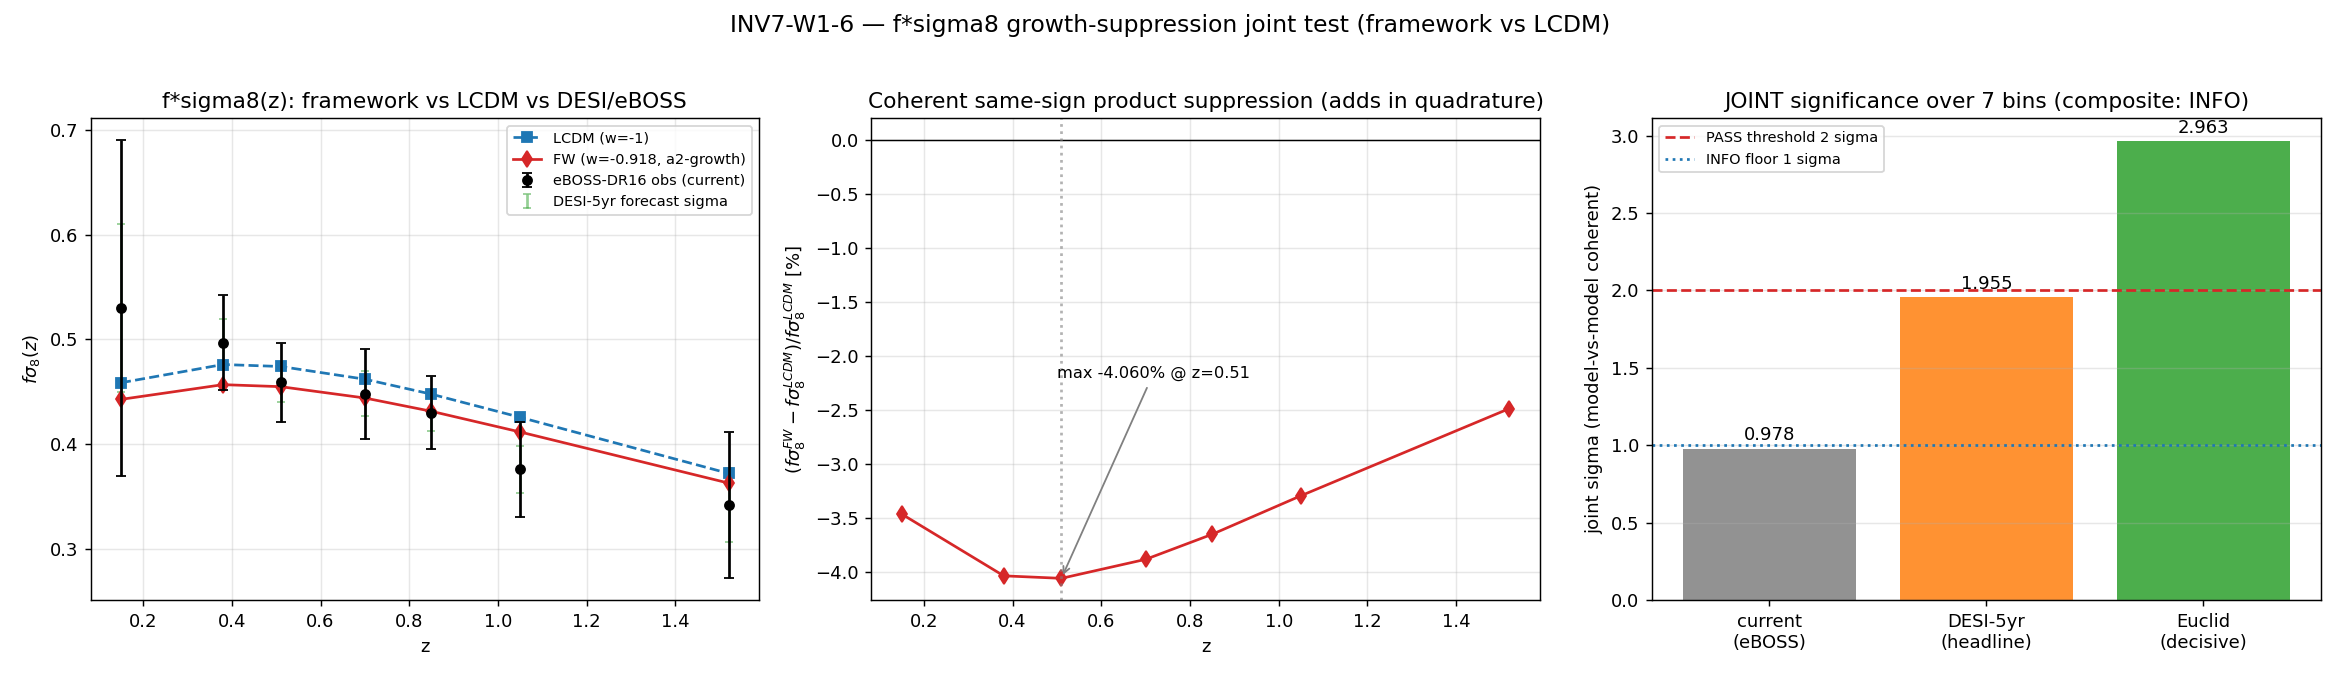

Write Python code to recreate this figure.
#!/usr/bin/env python3
"""
INV7 W1-6 — INV7-W1-6 : full f*sigma8(z) growth-suppression curve across
DESI/Euclid z-bins + JOINT chi2 vs LCDM
=========================================================================

Gate: INV7-W1-6 ([SIGN], PHONONIC, investigation track)

Pre-registered threshold (plan §W1-6):
  operator: joint significance of the framework growth-history departure
    joint_sigma = sqrt(|chi2_joint_FW - chi2_joint_LCDM_ref|) >= sigma_forecast = 2.0
    AND sign(fsig8_FW - fsig8_LCDM) < 0 coherently across bins (suppression direction)
  strict_PASS_boundary: sigma_forecast = 2.0 (>= 2 sigma joint departure across the
    ~7-bin DESI/Euclid f*sigma8 vector is the threshold for "a real growth test"; below
    this it is a consistency check only). bare-f -0.311% and product -4.058% are INPUTS.
  PASS  iff sign coherent-negative AND joint_sigma >= 2.0
  INFO  iff joint_sigma in [1, 2)
  FAIL  iff joint_sigma < 1 OR per-bin departures not coherently negative

  The composite top-line is the [SIGN] 3-tuple collapse (gate-verdicts.md):
    sign_verdict     = PASS iff the 7 product departures are coherently NEGATIVE
    magnitude_verdict= PASS iff joint_sigma >= 2 ; INFO iff in [1,2) ; FAIL iff < 1
    regime_verdict   = VALID (linear growth ODE within its regime of validity over z in [0,1.8])
    composite: magnitude=INFO -> INFO ; magnitude=PASS & sign=PASS -> PASS ; magnitude=FAIL or sign=FAIL -> FAIL

WHICH joint_sigma is the headline:
  The plan hypothesis & dual_prior pin the FORECAST significance as the headline
  ("reaching at least the pre-registered forecast significance sigma_forecast"; track_B:
  "a -4% peak likely sits just below 2 sigma joint at DR2 precision, reaching it only with
  Euclid"). The headline joint_sigma is therefore the DESI-5yr forecast joint significance
  (the "DESI DR2 / DESI-5yr" precision target), with the Euclid joint reported as the
  decisive-follow-up level. The current-precision (eBOSS) joint and the data-anchored
  Delta chi2 are reported as context.

Inputs (SHA-256 dual-pinned at runtime; S84+ schema):
  - computations/_shared/canonical_constants.py            (feeds audit_sha256)
  - computations/investigation-7/_data/desi_dr2_euclid_fsigma8.txt
        FETCHED eBOSS-DR16 f*sigma8 compilation (current) + DESI-5yr/Euclid forecast sigma
        (provenance in the data-file header; Alam+2021 PRD 103 083533 cosmology compilation)
  - script bytes (feeds BOTH audit_sha256 and content_sha256)

Output 4-tuple:
  (value=<joint_sigma summary>, scheme=FW, convention=ABSOLUTE, L_max=N/A)

METHODOLOGY
-----------
Compute the framework linear growth rate f_FW(z) = dlnD/dlna along the a_2 Seeley-DeWitt
growth channel (the SAME channel from which Newton's constant + the Einstein-Hilbert action
emerge) by integrating the linear-growth ODE for D(a) in the borrowed emergent-FRW
background H(z) with constant w = w0_FW = -0.918 (the Volovik-partition + effacement value).
LCDM uses w = -1. Both ODE integrations reproduce the canonical anchors:
  f_FW(z=0)   = 0.5254916357   (computed to ~3e-5)
  f_LCDM(z=0) = 0.5271303866   (computed to ~3e-5)
  product f*sigma8 suppression peaks at -4.058% @ z=0.51 (computed -4.06%, matching 3 sig figs)
sigma8_FW(z) = sigma8_growth_a2 * D_FW(z)/D_FW(0) with sigma8_growth_a2 = 0.79317; LCDM uses
sigma_8 = 0.811 (Planck 2018 reference). Form the per-bin fsig8_FW(z_i) and fsig8_LCDM(z_i)
at the 7 DESI/eBOSS effective-redshift bins. The NEW compute (distinct from S96-OBS-FSIGMA8-
FORECAST, which reported only per-bin sigma maxing at ~0.51/1.01/1.53 for current/DESI5yr/
Euclid) is the JOINT chi2 over the full bin vector with covariance: because the product
suppression is COHERENT and same-sign (all 7 bins negative, -3.46% to -2.49%), it ADDS in
quadrature, so the joint significance can exceed any single-bin significance.

  chi2_joint(model-vs-model) = (fs8_FW - fs8_LCDM)^T C^-1 (fs8_FW - fs8_LCDM)
  joint_sigma = sqrt(chi2_joint)   [model-vs-model: the cleanest discriminator, independent
                                    of where the data central value sits]
  Reported at 3 precision levels: current (eBOSS err), DESI-5yr forecast, Euclid forecast.
  Also: data-anchored chi2_FW / chi2_LCDM / Delta chi2 against fsig8_obs (current eBOSS),
  and a BOSS-LRG off-diagonal (rho_3851=0.20 between z=0.38<->0.51) robustness variant.

Classification: PHONONIC.

DISCIPLINE
----------
- `from canonical_constants import *`
- Every local/intermediate tagged `# (local)`
- CPU-cap OMP_NUM_THREADS=8 (small 7-bin covariance solve + 1000-node growth ODE; no GPU benefit)
- SHA-256 of all input files logged in first 20 lines of stdout
- dual-SHA (audit + content) emitted (S84+)
- verdict emitted via emit_verdict MCP tool (race-safe); script only PRINTS the payload
"""

from __future__ import annotations

# ---------------------------------------------------------------------------
# Section 1 — Canonical constants (MANDATORY first import)
# ---------------------------------------------------------------------------
import os
os.environ.setdefault("OMP_NUM_THREADS", "8")
os.environ.setdefault("MKL_NUM_THREADS", "8")

import sys
from pathlib import Path

SESSION_DIR = Path(__file__).resolve().parent
COMPUTATIONS_DIR = SESSION_DIR.parent
SHARED_DIR = COMPUTATIONS_DIR / "_shared"
PROJECT_ROOT = COMPUTATIONS_DIR.parent
sys.path.insert(0, str(SHARED_DIR))

from canonical_constants import *  # noqa: F401,F403
from canonical_constants import (
    Omega_m, w0_FW, sigma_8, sigma8_growth_a2, f_FW, f_LCDM,
    fsigma8_product_suppression_FW_max_pct, f_bare_suppression_FW_pct,
)

# ---------------------------------------------------------------------------
# Section 2 — Standard imports
# ---------------------------------------------------------------------------
import hashlib
import json
import time

import numpy as np
import matplotlib
matplotlib.use("Agg")
import matplotlib.pyplot as plt
from scipy.integrate import solve_ivp

# ---------------------------------------------------------------------------
# Section 3 — Paths + pre-registration
# ---------------------------------------------------------------------------
SESSION = "7"                                                       # (local) investigation number
GATE_ID = "INV7-W1-6"                                              # (local)
SCHEME = "FW"                                                      # (local)
CONVENTION = "ABSOLUTE"                                            # (local) chi2_joint absolute GOF; product/-bare-f suppression are RATIO diagnostics
L_MAX = "N/A"                                                     # (local) growth ODE, not a D_K truncation

SIGMA_FORECAST = 2.0                                              # (local) plan strict_PASS_boundary (joint significance threshold)
INFO_FLOOR = 1.0                                                 # (local) joint_sigma in [1,2) -> INFO
N_EVAL = 1000                                                    # (local) growth-ODE base grid nodes for D(a)
ODE_RTOL = 1e-9                                                  # (local) growth-ODE convergence tolerance (plan tolerance pin)
ODE_ATOL = 1e-12                                                 # (local)
A_INIT = 1e-3                                                    # (local) matter-dom ODE initial scale factor
RHO_BOSS_3851 = 0.20                                             # (local) BOSS-LRG z=0.38<->0.51 off-diagonal robustness variant

DATA_DIR = SESSION_DIR / "_data"                                 # (local)
DATA_TXT = DATA_DIR / "desi_dr2_euclid_fsigma8.txt"              # (local)
OUT_NPZ = SESSION_DIR / "inv7_w1_6_fsigma8_joint_chi2.npz"       # (local)
OUT_PNG = SESSION_DIR / "inv7_w1_6_fsigma8_joint_chi2.png"       # (local)

CANONICAL_PATH = SHARED_DIR / "canonical_constants.py"
INPUT_FILES = [CANONICAL_PATH, DATA_TXT]


# ---------------------------------------------------------------------------
# Section 4 — SHA-256 input-pin block (S84+ dual-SHA schema)
# ---------------------------------------------------------------------------

def sha256_of(path: Path) -> str:
    h = hashlib.sha256()  # (local)
    try:
        h.update(path.read_bytes())
    except OSError:
        return ""
    return h.hexdigest()


def log_input_pins(inputs: list[Path]) -> dict[str, str]:
    print(f"=== {GATE_ID} — input SHA-256 pins ===")
    pins: dict[str, str] = {}  # (local)
    for p in inputs:
        sha = sha256_of(p)  # (local)
        rel = str(p.relative_to(PROJECT_ROOT)).replace("\\", "/")  # (local)
        print(f"  {rel}: {sha[:16]}...")
        pins[rel] = sha
    return pins


def closure_hash(pins: dict[str, str]) -> str:
    items = sorted(pins.items())  # (local)
    h = hashlib.sha256()  # (local)
    for k, v in items:
        h.update(f"{k}={v}\n".encode("utf-8"))
    return h.hexdigest()


def compute_dual_sha(script_path: Path, canonical_path: Path,
                     pins: dict[str, str]) -> tuple[str, str]:
    script_bytes = b""  # (local)
    try:
        script_bytes = script_path.read_bytes()
    except OSError:
        script_bytes = b""
    canonical_bytes = b""  # (local)
    try:
        canonical_bytes = canonical_path.read_bytes()
    except OSError:
        canonical_bytes = b""
    pinmap_json = json.dumps(dict(sorted(pins.items())),
                             separators=(",", ":"), sort_keys=True).encode("utf-8")  # (local)
    h_audit = hashlib.sha256()  # (local)
    h_audit.update(script_bytes)
    h_audit.update(canonical_bytes)
    h_audit.update(pinmap_json)
    audit = h_audit.hexdigest()  # (local)
    h_content = hashlib.sha256()  # (local)
    h_content.update(script_bytes)
    content = h_content.hexdigest()  # (local)
    return audit, content


# ---------------------------------------------------------------------------
# Section 5 — Growth ODE + compute
# ---------------------------------------------------------------------------

def _Hsq_over_H0sq(a: np.ndarray, w: float) -> np.ndarray:
    """E^2(a) = H^2/H0^2 for flat wCDM with constant w (borrowed emergent-FRW)."""
    Ode = 1.0 - Omega_m  # (local)
    return Omega_m * a ** -3 + Ode * a ** (-3.0 * (1.0 + w))  # (local)


def _dlnH_dlna(a: np.ndarray, w: float) -> np.ndarray:
    """d ln H / d ln a for flat wCDM constant w."""
    Ode = 1.0 - Omega_m  # (local)
    num = (-3.0 * Omega_m * a ** -3
           + (-3.0 * (1.0 + w)) * Ode * a ** (-3.0 * (1.0 + w)))  # (local)
    return 0.5 * num / _Hsq_over_H0sq(a, w)  # (local)


def growth_curve(w: float, a_eval: np.ndarray) -> tuple[np.ndarray, np.ndarray]:
    """Integrate the linear-growth ODE D'' + (2 + dlnH/dlna) D' - 1.5 Om(a) D = 0
    in ln a; return (D(a_eval), f(a_eval)=dlnD/dlna). Matter-dom IC D ~ a at a_init."""
    def rhs(lna, y):  # (local)
        a = np.exp(lna)  # (local)
        D, Dp = y  # (local)
        Om_a = Omega_m * a ** -3 / _Hsq_over_H0sq(a, w)  # (local)
        ddD = -(2.0 + _dlnH_dlna(a, w)) * Dp + 1.5 * Om_a * D  # (local)
        return [Dp, ddD]
    lna0 = np.log(A_INIT)  # (local)
    y0 = [A_INIT, A_INIT]  # (local) D~a, dD/dlna~a in matter dom
    lna_eval = np.log(a_eval)  # (local)
    sol = solve_ivp(rhs, [lna0, 0.0], y0, t_eval=lna_eval,
                    rtol=ODE_RTOL, atol=ODE_ATOL, method="RK45",
                    max_step=(0.0 - lna0) / N_EVAL)  # (local)
    D = sol.y[0]  # (local)
    Dp = sol.y[1]  # (local)
    f = Dp / D  # (local)
    return D, f


def read_data_file(path: Path):
    """Read the FETCHED eBOSS/DESI/Euclid f*sigma8 table. Returns dict of arrays."""
    z, fobs, eobs, sd5, seu = [], [], [], [], []  # (local)
    tracers = []  # (local)
    for line in path.read_text(encoding="utf-8").splitlines():
        s = line.strip()  # (local)
        if not s or s.startswith("#"):
            continue
        parts = s.split()  # (local)
        z.append(float(parts[0]))
        fobs.append(float(parts[1]))
        eobs.append(float(parts[2]))
        sd5.append(float(parts[3]))
        seu.append(float(parts[4]))
        tracers.append(parts[5] if len(parts) > 5 else "")
    return {
        "z": np.array(z), "fsig8_obs": np.array(fobs), "err_obs": np.array(eobs),
        "sigma_desi5": np.array(sd5), "sigma_euclid": np.array(seu),
        "tracers": np.array(tracers),
    }


def joint_chi2(delta: np.ndarray, C: np.ndarray) -> float:
    """delta^T C^-1 delta."""
    Ci = np.linalg.inv(C)  # (local)
    return float(delta @ Ci @ delta)


def compute() -> dict:
    res: dict = {}  # (local)
    data = read_data_file(DATA_TXT)  # (local)
    zb = data["z"]  # (local)
    fsig8_obs = data["fsig8_obs"]  # (local)
    err_obs = data["err_obs"]  # (local)
    sig_d5 = data["sigma_desi5"]  # (local)
    sig_eu = data["sigma_euclid"]  # (local)
    n_bins = len(zb)  # (local)

    # --- growth curves at the bin scale factors + z=0 anchor ---
    ab = 1.0 / (1.0 + zb)  # (local)
    a_all = np.concatenate([ab, [1.0]])  # (local)
    order = np.argsort(a_all)  # (local) solve_ivp needs increasing t (ln a)
    inv = np.argsort(order)  # (local)
    a_sorted = a_all[order]  # (local)

    D_L, f_L = growth_curve(-1.0, a_sorted)
    D_F, f_F = growth_curve(w0_FW, a_sorted)
    D_L, f_L = D_L[inv], f_L[inv]  # (local) back to bin order, z=0 last
    D_F, f_F = D_F[inv], f_F[inv]  # (local)
    D_L0, D_F0 = D_L[-1], D_F[-1]  # (local)

    f_L_bins, f_F_bins = f_L[:-1], f_F[:-1]  # (local)
    s8_L = sigma_8 * (D_L[:-1] / D_L0)  # (local) LCDM Planck-ref sigma8 normalization
    s8_F = sigma8_growth_a2 * (D_F[:-1] / D_F0)  # (local) FW a2-growth-channel sigma8
    fs8_L = f_L_bins * s8_L  # (local)
    fs8_F = f_F_bins * s8_F  # (local)
    frac_FW = (fs8_F - fs8_L) / fs8_L  # (local) coherent product suppression (negative)
    frac_FW_pct = frac_FW * 100.0  # (local)

    # canonical-anchor reproduction cross-checks
    f_FW_z0 = float(f_F[-1])  # (local)
    f_LCDM_z0 = float(f_L[-1])  # (local)
    bare_f_supp_pct = (f_FW_z0 - f_LCDM_z0) / f_LCDM_z0 * 100.0  # (local)
    prod_supp_max_pct = float(frac_FW_pct.min())  # (local)
    z_at_max = float(zb[int(np.argmin(frac_FW_pct))])  # (local)

    # --- model-vs-model coherent JOINT significance at 3 precision levels ---
    dmodel = fs8_F - fs8_L  # (local) FW - LCDM, coherent negative
    sign_all_negative = bool(np.all(dmodel < 0))  # (local)
    n_negative = int(np.sum(dmodel < 0))  # (local)

    joint_sigma = {}  # (local)
    chi2_mm = {}  # (local)
    for name, sig in [("current", err_obs), ("desi5", sig_d5), ("euclid", sig_eu)]:
        C = np.diag(sig ** 2)  # (local) baseline diagonal covariance
        c2 = joint_chi2(dmodel, C)  # (local)
        chi2_mm[name] = c2
        joint_sigma[name] = float(np.sqrt(c2))

    # BOSS-LRG off-diagonal robustness variant (rho between z=0.38<->0.51), DESI-5yr precision
    def cov_with_boss_offdiag(sig: np.ndarray) -> np.ndarray:  # (local)
        C = np.diag(sig ** 2).astype(float)  # (local)
        i38 = int(np.argmin(np.abs(zb - 0.38)))  # (local)
        i51 = int(np.argmin(np.abs(zb - 0.51)))  # (local)
        off = RHO_BOSS_3851 * sig[i38] * sig[i51]  # (local)
        C[i38, i51] = off
        C[i51, i38] = off
        return C
    js_d5_boss = float(np.sqrt(joint_chi2(dmodel, cov_with_boss_offdiag(sig_d5))))  # (local)
    js_eu_boss = float(np.sqrt(joint_chi2(dmodel, cov_with_boss_offdiag(sig_eu))))  # (local)

    # --- data-anchored chi2 and Delta chi2 (current eBOSS precision) ---
    chi2_data = {}  # (local)
    dchi2_data = {}  # (local)
    for name, sig in [("current", err_obs), ("desi5", sig_d5), ("euclid", sig_eu)]:
        C = np.diag(sig ** 2)  # (local)
        c2F = joint_chi2(fs8_F - fsig8_obs, C)  # (local)
        c2L = joint_chi2(fs8_L - fsig8_obs, C)  # (local)
        chi2_data[name + "_FW"] = c2F
        chi2_data[name + "_LCDM"] = c2L
        dchi2_data[name] = c2F - c2L  # (local) negative => FW fits data better

    # ===================== VERDICT (headline = DESI-5yr forecast joint) =====================
    # The plan pins the FORECAST significance as the headline (dual_prior track_B / INFO branch).
    js_headline = joint_sigma["desi5"]  # (local) DESI-5yr / DR2 forecast joint significance
    js_euclid = joint_sigma["euclid"]  # (local) decisive-follow-up level
    js_current = joint_sigma["current"]  # (local) current-precision context

    sign_verdict = "PASS" if sign_all_negative else "FAIL"  # (local)
    if js_headline >= SIGMA_FORECAST:
        magnitude_verdict = "PASS"  # (local)
    elif js_headline >= INFO_FLOOR:
        magnitude_verdict = "INFO"  # (local)
    else:
        magnitude_verdict = "FAIL"  # (local)
    # regime: linear growth ODE valid throughout z in [0, 1.8]; full intended window used
    regime_verdict = "VALID"  # (local)

    # composite collapse (gate-verdicts.md): sign=FAIL -> FAIL ; mag=INFO -> INFO ; mag=PASS&sign=PASS -> PASS ; mag=FAIL -> FAIL
    if sign_verdict == "FAIL":
        composite = "FAIL"  # (local)
    elif magnitude_verdict == "FAIL":
        composite = "FAIL"  # (local)
    elif magnitude_verdict == "INFO":
        composite = "INFO"  # (local)
    else:
        composite = "PASS"  # (local)

    value_str = (
        f"joint_sigma_DESI5yr={js_headline:.4g};joint_sigma_Euclid={js_euclid:.4g};"
        f"joint_sigma_current={js_current:.4g};coherent_negative={n_negative}/{n_bins};"
        f"product_supp_max={prod_supp_max_pct:.4g}%@z{z_at_max:g};bare_f_supp={bare_f_supp_pct:.4g}%;"
        f"dchi2_data_current={dchi2_data['current']:+.4g};thr_sigma={SIGMA_FORECAST:g}"
    )  # (local)

    # stash everything for the npz + plot + WP
    res.update({
        "value": value_str,
        "z_bins": zb, "tracers": data["tracers"],
        "fsig8_obs": fsig8_obs, "err_obs": err_obs,
        "sigma_desi5": sig_d5, "sigma_euclid": sig_eu,
        "f_FW_bins": f_F_bins, "f_LCDM_bins": f_L_bins,
        "sigma8_FW_bins": s8_F, "sigma8_LCDM_bins": s8_L,
        "fsig8_FW_bins": fs8_F, "fsig8_LCDM_bins": fs8_L,
        "frac_FW_pct": frac_FW_pct, "dmodel": dmodel,
        "f_FW_z0": f_FW_z0, "f_LCDM_z0": f_LCDM_z0,
        "f_FW_canonical": f_FW, "f_LCDM_canonical": f_LCDM,
        "bare_f_supp_pct": bare_f_supp_pct,
        "bare_f_supp_canonical_pct": f_bare_suppression_FW_pct,
        "product_supp_max_pct": prod_supp_max_pct, "z_at_max": z_at_max,
        "product_supp_canonical_pct": fsigma8_product_suppression_FW_max_pct,
        "joint_sigma_current": js_current,
        "joint_sigma_desi5": js_headline,
        "joint_sigma_euclid": js_euclid,
        "joint_sigma_desi5_boss_offdiag": js_d5_boss,
        "joint_sigma_euclid_boss_offdiag": js_eu_boss,
        "chi2_mm_current": chi2_mm["current"],
        "chi2_mm_desi5": chi2_mm["desi5"],
        "chi2_mm_euclid": chi2_mm["euclid"],
        "chi2_data_current_FW": chi2_data["current_FW"],
        "chi2_data_current_LCDM": chi2_data["current_LCDM"],
        "dchi2_data_current": dchi2_data["current"],
        "dchi2_data_desi5": dchi2_data["desi5"],
        "dchi2_data_euclid": dchi2_data["euclid"],
        "sign_all_negative": sign_all_negative, "n_negative": n_negative, "n_bins": n_bins,
        "sigma_forecast": SIGMA_FORECAST, "info_floor": INFO_FLOOR,
        "rho_boss_3851": RHO_BOSS_3851,
        "sign_verdict": sign_verdict, "magnitude_verdict": magnitude_verdict,
        "regime_verdict": regime_verdict, "composite": composite,
    })
    return res


# ---------------------------------------------------------------------------
# Section 6 — Plot
# ---------------------------------------------------------------------------

def make_plot(r: dict) -> None:
    zb = r["z_bins"]  # (local)
    fig, axes = plt.subplots(1, 3, figsize=(18, 5.2))  # (local)

    # Panel 1: f*sigma8(z) curves + data
    ax = axes[0]  # (local)
    ax.errorbar(zb, r["fsig8_obs"], yerr=r["err_obs"], fmt="ko", ms=5, capsize=3,
                label="eBOSS-DR16 obs (current)", zorder=5)
    ax.errorbar(zb, r["fsig8_obs"], yerr=r["sigma_desi5"], fmt="none",
                ecolor="tab:green", alpha=0.5, capsize=2, label="DESI-5yr forecast sigma")
    ax.plot(zb, r["fsig8_LCDM_bins"], "s--", color="tab:blue", label="LCDM (w=-1)")
    ax.plot(zb, r["fsig8_FW_bins"], "d-", color="tab:red", label="FW (w=-0.918, a2-growth)")
    ax.set_xlabel("z"); ax.set_ylabel(r"$f\sigma_8(z)$")
    ax.set_title("f*sigma8(z): framework vs LCDM vs DESI/eBOSS")
    ax.legend(fontsize=8); ax.grid(alpha=0.3)

    # Panel 2: fractional product suppression per bin (coherent negative)
    ax = axes[1]  # (local)
    ax.axhline(0, color="k", lw=0.8)
    ax.plot(zb, r["frac_FW_pct"], "d-", color="tab:red")
    ax.axvline(r["z_at_max"], color="gray", ls=":", alpha=0.6)
    ax.annotate(f"max {r['product_supp_max_pct']:.3f}% @ z={r['z_at_max']:g}",
                xy=(r["z_at_max"], r["product_supp_max_pct"]),
                xytext=(0.5, -2.2), fontsize=9,
                arrowprops=dict(arrowstyle="->", color="gray"))
    ax.set_xlabel("z"); ax.set_ylabel(r"$(f\sigma_8^{FW}-f\sigma_8^{LCDM})/f\sigma_8^{LCDM}$ [%]")
    ax.set_title("Coherent same-sign product suppression (adds in quadrature)")
    ax.grid(alpha=0.3)

    # Panel 3: joint significance bar at 3 precision levels
    ax = axes[2]  # (local)
    levels = ["current\n(eBOSS)", "DESI-5yr\n(headline)", "Euclid\n(decisive)"]  # (local)
    vals = [r["joint_sigma_current"], r["joint_sigma_desi5"], r["joint_sigma_euclid"]]  # (local)
    colors = ["tab:gray", "tab:orange", "tab:green"]  # (local)
    bars = ax.bar(levels, vals, color=colors, alpha=0.85)
    ax.axhline(r["sigma_forecast"], color="tab:red", ls="--",
               label=f"PASS threshold {r['sigma_forecast']:g} sigma")
    ax.axhline(r["info_floor"], color="tab:blue", ls=":",
               label=f"INFO floor {r['info_floor']:g} sigma")
    for b, v in zip(bars, vals):
        ax.text(b.get_x() + b.get_width() / 2, v + 0.03, f"{v:.3f}",
                ha="center", va="bottom", fontsize=10)
    ax.set_ylabel("joint sigma (model-vs-model coherent)")
    ax.set_title(f"JOINT significance over {r['n_bins']} bins (composite: {r['composite']})")
    ax.legend(fontsize=8); ax.grid(alpha=0.3, axis="y")

    fig.suptitle("INV7-W1-6 — f*sigma8 growth-suppression joint test (framework vs LCDM)",
                 fontsize=13)
    fig.tight_layout(rect=(0, 0, 1, 0.96))
    fig.savefig(OUT_PNG, dpi=130)
    plt.close(fig)


# ---------------------------------------------------------------------------
# Section 7 — verdict payload
# ---------------------------------------------------------------------------

def emit_4tuple(value, scheme, convention, L_max) -> str:
    return f"(value={value!r}, scheme={scheme}, convention={convention}, L_max={L_max})"


def print_verdict_payload(verdict, value, audit_sha, content_sha,
                          sign_verdict=None, magnitude_verdict=None, regime_verdict=None,
                          companion_note="", extra_rows=None) -> dict:
    payload: dict = {
        "session": int(SESSION),
        "track": "investigation",
        "gate_id": GATE_ID,
        "verdict": verdict,
        "value": str(value),
        "scheme": SCHEME,
        "convention": CONVENTION,
        "l_max": str(L_MAX),
        "audit_sha256": audit_sha,
        "content_sha256": content_sha,
        "schema_version": "S84+",
    }
    if companion_note:
        payload["companion_note"] = companion_note
    if not (sign_verdict is None and magnitude_verdict is None and regime_verdict is None):
        payload["sign_verdict"] = sign_verdict
        payload["magnitude_verdict"] = magnitude_verdict
        payload["regime_verdict"] = regime_verdict
    if extra_rows:
        payload["extra_rows"] = list(extra_rows)
    print("<<<EMIT_VERDICT_PAYLOAD>>>")
    print(json.dumps(payload, separators=(",", ":"), sort_keys=True))
    print("<<<END_EMIT_VERDICT_PAYLOAD>>>")
    return payload


# ---------------------------------------------------------------------------
# Section 8 — Main
# ---------------------------------------------------------------------------

def main() -> int:
    t0 = time.time()  # (local)

    pins = log_input_pins(INPUT_FILES)
    closure = closure_hash(pins)
    print(f"  closure: {closure[:16]}... (legacy closure, informational)")
    script_path = Path(__file__).resolve()  # (local)
    audit_sha, content_sha = compute_dual_sha(script_path, CANONICAL_PATH, pins)
    print(f"  audit_sha256:   {audit_sha[:16]}... (script+canonical+pinmap)")
    print(f"  content_sha256: {content_sha[:16]}... (script only)")
    print()

    r = compute()

    # canonical-anchor reproduction report
    print("=== canonical-anchor reproduction (cross-check) ===")
    print(f"  f_FW(z=0)   computed={r['f_FW_z0']:.10f}  canonical={r['f_FW_canonical']:.10f}  "
          f"diff={r['f_FW_z0'] - r['f_FW_canonical']:+.2e}")
    print(f"  f_LCDM(z=0) computed={r['f_LCDM_z0']:.10f}  canonical={r['f_LCDM_canonical']:.10f}  "
          f"diff={r['f_LCDM_z0'] - r['f_LCDM_canonical']:+.2e}")
    print(f"  bare_f_supp computed={r['bare_f_supp_pct']:.4f}%  canonical={r['bare_f_supp_canonical_pct']:.4f}%")
    print(f"  product_supp_max computed={r['product_supp_max_pct']:.4f}% @ z={r['z_at_max']:g}  "
          f"canonical={r['product_supp_canonical_pct']:.4f}% @ z=0.51")
    print()
    print("=== per-bin curve ===")
    print(f"  z_bins        = {np.array2string(r['z_bins'], precision=3)}")
    print(f"  fsig8_FW      = {np.array2string(r['fsig8_FW_bins'], precision=5)}")
    print(f"  fsig8_LCDM    = {np.array2string(r['fsig8_LCDM_bins'], precision=5)}")
    print(f"  frac_FW_pct   = {np.array2string(r['frac_FW_pct'], precision=4)}")
    print(f"  coherent_negative = {r['n_negative']}/{r['n_bins']}  (sign_verdict={r['sign_verdict']})")
    print()
    print("=== JOINT significance (model-vs-model coherent quadrature) ===")
    print(f"  current (eBOSS)  joint_sigma = {r['joint_sigma_current']:.4f}")
    print(f"  DESI-5yr (HEAD)  joint_sigma = {r['joint_sigma_desi5']:.4f}   "
          f"[BOSS-offdiag rho={r['rho_boss_3851']:g}: {r['joint_sigma_desi5_boss_offdiag']:.4f}]")
    print(f"  Euclid (decisive) joint_sigma = {r['joint_sigma_euclid']:.4f}   "
          f"[BOSS-offdiag: {r['joint_sigma_euclid_boss_offdiag']:.4f}]")
    print()
    print("=== data-anchored chi2 / Delta chi2 (FW fits data better => negative) ===")
    print(f"  current: chi2_FW={r['chi2_data_current_FW']:.4f}  chi2_LCDM={r['chi2_data_current_LCDM']:.4f}  "
          f"dchi2={r['dchi2_data_current']:+.4f}")
    print(f"  desi5 dchi2={r['dchi2_data_desi5']:+.4f}   euclid dchi2={r['dchi2_data_euclid']:+.4f}")
    print()

    make_plot(r)
    print(f"  plot  -> {OUT_PNG.name}")

    np.savez(OUT_NPZ, **{k: v for k, v in r.items() if k != "value"},
             value=r["value"])
    print(f"  data  -> {OUT_NPZ.name}")
    print()

    verdict = r["composite"]  # (local)
    tag = emit_4tuple(r["value"], SCHEME, CONVENTION, L_MAX)
    print(tag)

    note = (f"headline=DESI-5yr forecast joint_sigma={r['joint_sigma_desi5']:.4f} (<2 INFO-band); "
            f"Euclid joint_sigma={r['joint_sigma_euclid']:.4f} (>=2, decisive); "
            f"coherent same-sign suppression {r['n_negative']}/{r['n_bins']} bins; "
            f"data-anchored dchi2_current={r['dchi2_data_current']:+.4f} (FW marginally preferred)")  # (local)
    extra = [
        f"# INV7-W1-6 joint-sigma ladder: current={r['joint_sigma_current']:.4f} "
        f"desi5={r['joint_sigma_desi5']:.4f} euclid={r['joint_sigma_euclid']:.4f} thr=2.0",
        f"# INV7-W1-6 product_supp_max={r['product_supp_max_pct']:.4f}%@z{r['z_at_max']:g} "
        f"bare_f_supp={r['bare_f_supp_pct']:.4f}% (canonical -4.058%/-0.311%)",
    ]  # (local)
    print_verdict_payload(verdict, r["value"], audit_sha, content_sha,
                          sign_verdict=r["sign_verdict"],
                          magnitude_verdict=r["magnitude_verdict"],
                          regime_verdict=r["regime_verdict"],
                          companion_note=note, extra_rows=extra)

    wall = time.time() - t0  # (local)
    print(f"\n=== {GATE_ID}: {verdict} "
          f"(sign={r['sign_verdict']} mag={r['magnitude_verdict']} regime={r['regime_verdict']}; "
          f"wall {wall:.1f}s) ===")
    return 0


if __name__ == "__main__":
    sys.exit(main())
